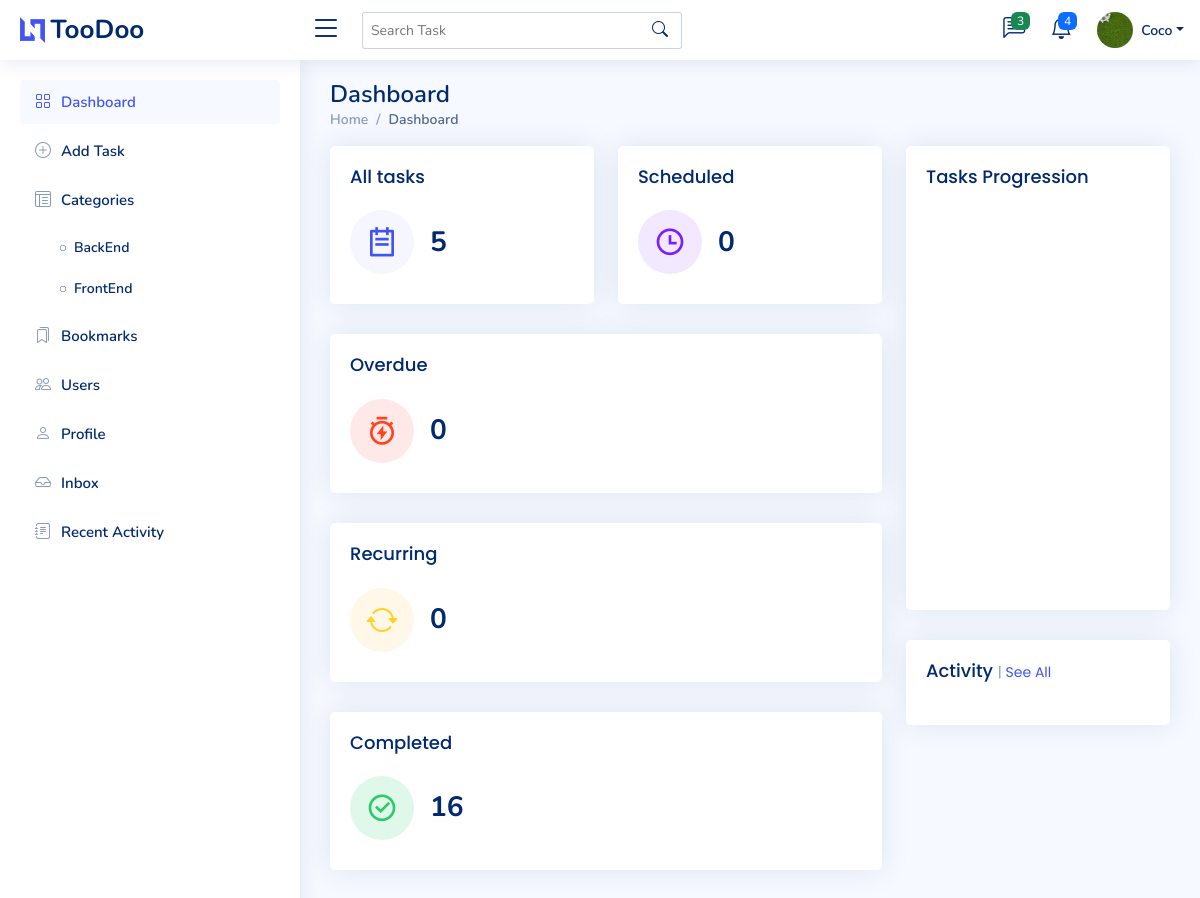
The app's page / (signed in) with its own data.
### todo_project/models.py (models this page shows, shortened)
class Profile(models.Model):
    user = models.OneToOneField(User,null=True, on_delete=models.CASCADE)
    username = models.CharField(max_length=100, blank=True)
    email = models.CharField(max_length=100, blank=True)
    bio = models.TextField(blank=True)
    profile_pic = models.ImageField(null=True, blank=True, upload_to='profile_images/', default='profile_images/default-profile-pic.png')
    job_title = models.CharField(max_length=100, blank=True, null=True)
    phone = models.CharField(max_length=100, blank=True, null=True)
    company = models.CharField(max_length=100, blank=True, null=True)
    address = models.CharField(max_length=100, blank=True, null=True)
    x_profile = models.CharField(max_length=100, blank=True, null=True)
    instagram_profile = models.CharField(max_length=100, blank=True, null=True)
    linkedin_profile = models.CharField(max_length=100, blank=True, null=True)
    facebook_profile = models.CharField(max_length=100, blank=True, null=True)

class Category(models.Model):
    name = models.CharField(max_length=50)
    user = models.ForeignKey(User, on_delete=models.CASCADE)
    color = models.CharField(max_length=7, blank=True, default='#FFFFFF')

### todo_project/views.py (the view)
# urls.py: path('', TaskListView.as_view(), name='task_list'),
class TaskListView(LoginRequiredMixin, TaskCountsMixin, ListView):
    model = Task
    template_name = 'task_list.html'  # aka home. too lazy to change names
    context_object_name = 'tasks'  # this can be used in the template to get the objects
    def get_queryset(self):
        user = self.request.user
        queryset = Task.objects.filter(user=user)
        return queryset
    def get_context_data(self, **kwargs):
        context = super().get_context_data(**kwargs)
        context['user'] = self.request.user
        context['recent_activities'] = ActivityLog.objects.filter(
            user=self.request.user,
            timestamp__gte=timezone.now() - timedelta(hours=1)
        ).order_by('-timestamp')[:15]
        return context

### todo_project/context_processors.py (called while the page is built)
def profile_context(request):              # this pulls the template globally. Context processors are good to be used when you want to pull info to all templates. :d
    if request.user.is_authenticated:
        profile, created = Profile.objects.get_or_create(user=request.user)
        return {'profile': profile}
    return {}

def category_list(request):
    if request.user.is_authenticated:
        categories = Category.objects.all()
    else:
        categories = Category.objects.none()  # No categories for unauthenticated users
    return {'categories': categories}

def latest_conversations(request):
    if request.user.is_authenticated:
        conversations = Conversation.objects.filter(participants=request.user)
        return {
            'latest_conversations': conversations
        }
    return {}

### todo_project/templates/task_list.html (shortened to what this page needs)
{% extends 'base.html' %}
{% load time_filters %}
{% block content %}
<main id="main" class="main">
    <div class="pagetitle">
      <h1>Dashboard</h1>
      <nav>
        <ol class="breadcrumb">
          <li class="breadcrumb-item"><a href="{% url 'task_list' %}">Home</a></li>
          <li class="breadcrumb-item active">Dashboard</li>
        </ol>
      </nav>
    </div>
    <section class="section dashboard">
      <div class="row">
        <div class="col-lg-8">
          <div class="row">
            <div class="col-xxl-4 col-md-6">
              <div class="card info-card sales-card">
                <a href="{% url 'all_list' %}" class="stretched-link text-decoration-none">
                <div class="card-body" a>
                  <h5 class="card-title">All tasks </h5>
                  <div class="d-flex align-items-center">
                    <div class="card-icon rounded-circle d-flex align-items-center justify-content-center">
                    </div>
                    <div class="ps-3">
                      <h6>{{ all_tasks_count }}</h6>
                    </div>
                  </div>
                </a>
                </div>
              </div>
            </div>
            <div class="col-xxl-4 col-md-6">
              <div class="card info-card customers-card">
                <a href="{% url 'scheduled_list' %}" class="stretched-link text-decoration-none">
                <div class="card-body">
                  <h5 class="card-title">Scheduled <span></h5>
                  <div class="d-flex align-items-center">
                    <div class="card-icon rounded-circle d-flex align-items-center justify-content-center">
                    </div>
                    <div class="ps-3">
                      <h6>{{ scheduled_tasks_count }}</h6>
                    </div>
                  </div>
                </a>
                </div>
              </div>
            </div>
            <div class="col-xxl-4 col-xl-12">
              <div class="card info-card overdue-card">
              <a href="{% url 'overdue_list' %}" class="stretched-link text-decoration-none">
                <div class="card-body">
                  <h5 class="card-title">Overdue</h5>
                  <div class="d-flex align-items-center">
                    <div class="card-icon rounded-circle d-flex align-items-center justify-content-center">
                    </div>
                    <div class="ps-3">
                      <h6>{{ overdue_tasks_count }}</h6>
                    </div>
                  </div>
                </div>
              </a>
              </div>
            </div>
            <div class="col-xxl-4 col-xl-12">
                <div class="card info-card recurring-card">
                <a href="{% url 'completed_list' %}" class="stretched-link text-decoration-none">
                  <div class="card-body">
                    <h5 class="card-title">Recurring</h5>
                    <div class="d-flex align-items-center">
                      <div class="card-icon rounded-circle d-flex align-items-center justify-content-center">
                        <i class="bi bi-arrow-repeat"></i>
                      </div>
                      <div class="ps-3">
                        <h6>0</h6>
                      </div>
                    </div>
                  </div>
                </a>
                </div>
              </div>
            <div class="col-xxl-4 col-xl-12">
                <div class="card info-card revenue-card">
                <a href="{% url 'completed_list' %}" class="stretched-link text-decoration-none">
                  <div class="card-body">
                    <h5 class="card-title">Completed</h5>
                    <div class="d-flex align-items-center">
                      <div class="card-icon rounded-circle d-flex align-items-center justify-content-center">
                      </div>
                      <div class="ps-3">
                        <h6>{{ completed_tasks_count }}</h6>
                      </div>
                    </div>
                  </div>
                </a>
                </div>
              </div>
          </div>
        <div class="col-lg-4">
          <div class="card">
            <div class="card-body pb-0">
              <h5 class="card-title">Tasks Progression</h5>
              <div id="trafficChart" style="min-height: 400px;" class="echart"></div>
            </div>
          </div>
          <div class="card">
            <div class="card-body">
                <h5 class="card-title">Activity <span>| <a href="{% url 'recent_activity' %}">See All</a> </span></h5>
            </div>
        </div>
            </div>
    </section>
</main>
{% endblock %}

### todo_project/templates/base.html (shortened to what this page needs)
{% load static %}
<!DOCTYPE html>
<html lang="en">
<head>
  <link href="{% static 'vendor/bootstrap/css/bootstrap.min.css' %}" rel="stylesheet">
  <link href="{% static 'vendor/bootstrap-icons/bootstrap-icons.css' %}" rel="stylesheet">
  <link href="{% static 'vendor/boxicons/css/boxicons.min.css' %}" rel="stylesheet">
  <link href="{% static 'vendor/remixicon/remixicon.css' %}" rel="stylesheet">
  <link href="{% static 'vendor/simple-datatables/style.css' %}" rel="stylesheet">
  <link href="https://cdnjs.cloudflare.com/ajax/libs/font-awesome/6.4.0/css/all.min.css" rel="stylesheet">
  <link href="{% static 'vendor/tinymce/tinymce.min.js' %}" rel="stylesheet">
  <link href="{% static 'css/style.css' %}" rel="stylesheet">
</head>
<body>
  <header id="header" class="header fixed-top d-flex align-items-center">
    <div class="d-flex align-items-center justify-content-between">
      <a href="{% url 'task_list' %}" class="logo d-flex align-items-center">
        <img src="assets/img/logo.png" alt="">
        <span class="d-none d-lg-block">TooDoo</span>
      </a>
      <i class="bi bi-list toggle-sidebar-btn"></i>
    </div>
    <div class="search-bar">
      <form class="search-form d-flex align-items-center" role="search" method="get" action="{% url 'search_task' %}">
        <input type="text" placeholder="Search Task" aria-label="Search" name="q" value="{{ request.GET.q }}">
        <button type="submit" title="Search"><i class="bi bi-search"></i></button>
      </form>
    </div>
    <nav class="header-nav ms-auto">
      <ul class="d-flex align-items-center">
        <li class="nav-item dropdown">
          <a class="nav-link nav-icon" href="#" data-bs-toggle="dropdown">
            <i class="bi bi-chat-left-text"></i>
            <span class="badge bg-success badge-number">{{ latest_conversations|length }}</span>
          </a>
        </li>
        <li class="nav-item dropdown">
          <a class="nav-link nav-icon" href="#" data-bs-toggle="dropdown">
            <i class="bi bi-bell"></i>
            <span class="badge bg-primary badge-number">4</span>
          </a>
        </li>
        <li class="nav-item dropdown pe-3">
          <a class="nav-link nav-profile d-flex align-items-center pe-0" href="#" data-bs-toggle="dropdown">
            <img src="{{ profile.profile_pic.url }}" alt="Profile" class="rounded-circle">
            <span class="d-none d-md-block dropdown-toggle ps-2">{{ profile.username }}</span>
          </a>
        </li>
      </ul>
    </nav>
  </header>
  <aside id="sidebar" class="sidebar">
    <ul class="sidebar-nav" id="sidebar-nav">
      <li class="nav-item">
        <a class="nav-link" href="{% url 'task_list' %}">
          <i class="bi bi-grid"></i>
          <span>Dashboard</span>
        </a>
      </li>
      <li class="nav-item">
        <a class="nav-link collapsed" href="{% url 'create_task' %}">
          <i class="bi bi-plus-circle"></i>
          <span>Add Task</span>
        </a>
      </li>
      <li class="nav">
        <li class="nav-item">
          <a class="nav-link collapsed" href="{% url 'category_list' %}">
            <i class="bi bi-layout-text-window-reverse"></i><span>Categories</span>
          </a>
          <ul class="nav-content">
            {% for category in categories %}
              <li>
                <a href="{% url 'tasks_by_category' category.id %}">
                  <i class="bi bi-circle"></i><span>{{ category.name }}</span>
                </a>
              </li>
            {% endfor %}
          </ul>
        </li>
      </li>
      <li class="nav-item">
        <a class="nav-link collapsed" href="{% url 'bookmark_list' %}">
          <i class="bi bi-bookmarks"></i>
          <span>Bookmarks</span>
        </a>
      </li>
      <li class="nav-item">
        <a class="nav-link collapsed" href="{% url 'user_list' %}">
          <i class="bi bi-people"></i>
          <span>Users</span>
        </a>
      </li>
      <li class="nav-item">
        <a class="nav-link collapsed" href="{% url 'edit_profile' %}">
          <i class="bi bi-person"></i>
          <span>Profile</span>
        </a>
      </li>
      <li class="nav-item">
        <a class="nav-link collapsed" href="{% url 'inbox' %}">
          <i class="bi bi-inbox"></i>
          <span>Inbox</span>
        </a>
      </li>
      <li class="nav-item">
        <a class="nav-link collapsed" href="{% url 'recent_activity' %}">
          <i class="bi bi-journal-text"></i>
          <span>Recent Activity</span>
        </a>
      </li>
    </ul>
  </aside>
  {% block content %}
  {% endblock %}
</body>
</html>

### static/css/style.css (style rules this page uses)
:root { scroll-behavior: smooth; }
body { font-family: "Nunito", sans-serif; background: #f6f9ff; color: #444444; }
a { color: #4154f1; text-decoration: none; }
h1, h2, h3, h4, h5, h6 { font-family: "Nunito", sans-serif; }
#main { margin-top: 60px; padding: 20px 30px; transition: all 0.3s; }
.pagetitle { margin-bottom: 10px; }
.pagetitle h1 { font-size: 24px; margin-bottom: 0; font-weight: 600; color: #012970; }
.card { margin-bottom: 30px; border: none; border-radius: 5px; box-shadow: 0px 0 30px rgba(1, 41, 112, 0.1); }
.card-title { padding: 20px 0 15px 0; font-size: 18px; font-weight: 500; color: #012970; font-family: "Poppins", sans-serif; }
.card-title span { color: #899bbd; font-size: 14px; font-weight: 400; }
.card-body { padding: 0 20px 20px 20px; }
.breadcrumb { font-size: 14px; font-family: "Nunito", sans-serif; color: #899bbd; font-weight: 600; }
.breadcrumb a { color: #899bbd; transition: 0.3s; }
.breadcrumb .breadcrumb-item::before { color: #899bbd; }
.breadcrumb .active { color: #51678f; font-weight: 600; }
.logo { line-height: 1; }
@media (min-width: 1200px) { .logo { width: 280px; } }
.logo img { max-height: 26px; margin-right: 6px; }
.logo span { font-size: 26px; font-weight: 700; color: #012970; font-family: "Nunito", sans-serif; }
.header { transition: all 0.5s; z-index: 997; height: 60px; box-shadow: 0px 2px 20px rgba(1, 41, 112, 0.1); background-color: #fff; padding-left: 20px; }
.header .toggle-sidebar-btn { font-size: 32px; padding-left: 10px; cursor: pointer; color: #012970; }
.header .search-bar { min-width: 360px; padding: 0 20px; }
.header .search-form { width: 100%; }
.header .search-form input { border: 0; font-size: 14px; color: #012970; border: 1px solid rgba(1, 41, 112, 0.2); padding: 7px 38px 7px 8px; border-radius: 3px; transition: 0.3s; width: 100%; }
.header .search-form button { border: 0; padding: 0; margin-left: -30px; background: none; }
.header .search-form button i { color: #012970; }
.header-nav ul { list-style: none; }
.header-nav>ul { margin: 0; padding: 0; }
.header-nav .nav-icon { font-size: 22px; color: #012970; margin-right: 25px; position: relative; }
.header-nav .nav-profile { color: #012970; }
.header-nav .nav-profile img { max-height: 36px; }
.header-nav .nav-profile span { font-size: 14px; font-weight: 600; }
.header-nav .badge-number { position: absolute; inset: -2px -5px auto auto; font-weight: normal; font-size: 12px; padding: 3px 6px; }
.sidebar { position: fixed; top: 60px; left: 0; bottom: 0; width: 300px; z-index: 996; transition: all 0.3s; padding: 20px; overflow-y: auto; scrollbar-width: thin; scrollbar-color: #aab7cf transparent; box-shadow: 0px 0px 20px rgba(1, 41, 112, 0.1); background-color: #fff; }
@media (min-width: 1200px) { #main, #footer { margin-left: 300px; } }
.sidebar-nav { padding: 0; margin: 0; list-style: none; }
.sidebar-nav li { padding: 0; margin: 0; list-style: none; }
.sidebar-nav .nav-item { margin-bottom: 5px; }
.sidebar-nav .nav-link { display: flex; align-items: center; font-size: 15px; font-weight: 600; color: #4154f1; transition: 0.3; background: #f6f9ff; padding: 10px 15px; border-radius: 4px; }
.sidebar-nav .nav-link i { font-size: 16px; margin-right: 10px; color: #4154f1; }
.sidebar-nav .nav-link.collapsed { color: #012970; background: #fff; }
.sidebar-nav .nav-link.collapsed i { color: #899bbd; }
.sidebar-nav .nav-content { padding: 5px 0 0 0; margin: 0; list-style: none; }
.sidebar-nav .nav-content a { display: flex; align-items: center; font-size: 14px; font-weight: 600; color: #012970; transition: 0.3; padding: 10px 0 10px 40px; transition: 0.3s; }
.sidebar-nav .nav-content a i { font-size: 6px; margin-right: 8px; line-height: 0; border-radius: 50%; }
.dashboard .info-card { padding-bottom: 10px; }
.dashboard .info-card h6 { font-size: 28px; color: #012970; font-weight: 700; margin: 0; padding: 0; }
.dashboard .card-icon { font-size: 32px; line-height: 0; width: 64px; height: 64px; flex-shrink: 0; flex-grow: 0; }
.dashboard .sales-card .card-icon { color: #4154f1; background: #f6f6fe; }
.dashboard .revenue-card .card-icon { color: #2eca6a; background: #e0f8e9; }
.dashboard .customers-card .card-icon { color: #7b1dff; background: #f2e8ff; }
.dashboard .overdue-card .card-icon { color: #ff431d; background: #ffe8e8; }
.dashboard .recurring-card .card-icon { color: #ffd21d; background: #fff8e8; }

### records on screen
Profile: profile_pic (picture), username "Coco"
Category: name "BackEnd"
Category: name "FrontEnd"

### other values on screen
{{ latest_conversations|length }} "3"
{{ all_tasks_count }} "5"
{{ scheduled_tasks_count }} "0"
{{ overdue_tasks_count }} "0"
{{ completed_tasks_count }} "16"
